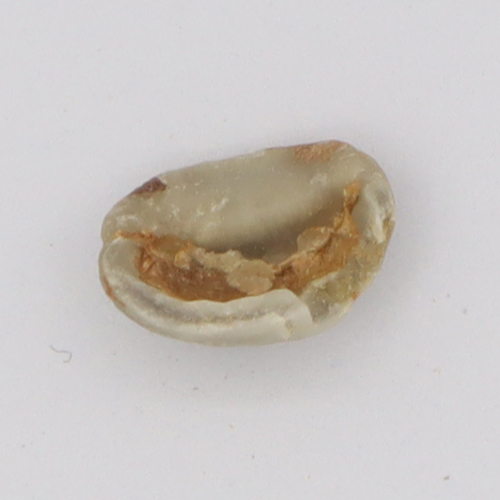
#> input picture data/training dataset/Broken/Broken_01.jpg, 500 x 500 px
$ python -i preprocessing.py   (imports and definitions only)
#> lines starting #> are read from the running program, lines starting #| are printed output that depends on the picture; after the words box and inside, x2 and y2 are one past the last pixel; in counts of white or black regions, pixels touching at a corner belong together
import cv2
import numpy as np

def load_and_convert(image_array):
    """M1: Konversi input ke format RGB yang sesuai"""
    if len(image_array.shape) == 2:
        img_rgb = cv2.cvtColor(image_array, cv2.COLOR_GRAY2RGB)
    elif image_array.shape[2] == 4:
        img_rgb = cv2.cvtColor(image_array, cv2.COLOR_RGBA2RGB)
    else:
        img_rgb = image_array.copy()
    return img_rgb

def downsample_image(image_array, target_size=(224, 224), interpolation_method="Area-based"):
    """M2: Resize gambar untuk konsistensi koordinat fitur"""
#> called with target_size = (224, 224), interpolation_method = 'Area-based'
    interp_dict = {
        "Nearest Neighbor": cv2.INTER_NEAREST,
        "Bilinear interpolation": cv2.INTER_LINEAR,
        "Bicubic interpolation": cv2.INTER_CUBIC,
        "Area-based": cv2.INTER_AREA,
        "Lanczos": cv2.INTER_LANCZOS4,
    }
    cv2_interp = interp_dict.get(interpolation_method, cv2.INTER_AREA)
    img_resized = cv2.resize(image_array, target_size, interpolation=cv2_interp)
    return img_resized

def rgb_to_grayscale(image_array):
    """M3: Konversi RGB ke Grayscale"""
    if len(image_array.shape) == 3:
        img_gray = cv2.cvtColor(image_array, cv2.COLOR_RGB2GRAY)
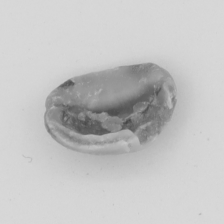
#> img_gray: shape (224, 224); min 69, max 217, mean 196.2
    else:
        img_gray = image_array.copy()
    return img_gray

def apply_gaussian_blur(gray_image, kernel_size=(5, 5)):
    """M3: Reduksi Noise dengan Gaussian Blur"""
#> called with kernel_size = (5, 5)
    if kernel_size[0] % 2 == 0:
        kernel_size = (kernel_size[0] + 1, kernel_size[1] + 1)
    img_blur = cv2.GaussianBlur(gray_image, kernel_size, 0)
    return img_blur

def apply_threshold(gray_image, method='otsu'):
    """M3: Thresholding untuk Segmentasi Biji"""
#> called with method = 'otsu'
    if method == 'otsu':
        # THRESH_BINARY_INV digunakan jika background lebih terang dari biji
        _, binary = cv2.threshold(gray_image, 0, 255, cv2.THRESH_BINARY_INV + cv2.THRESH_OTSU)
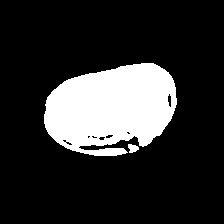
#> binary: shape (224, 224); 18.2% white; 2 white regions, box (x1, y1, x2, y2) and area: (44, 63, 177, 156) 9082, (128, 144, 139, 153) 70
    else:
        _, binary = cv2.threshold(gray_image, 127, 255, cv2.THRESH_BINARY_INV)
    return binary

def preprocess_pipeline(image_array, target_size=(224, 224), blur_kernel=(5, 5),
                        threshold_method='otsu', interpolation_method="Area-based"):
    """
    Menjalankan preprocessing dengan satu jalur ukuran (Single-Scale Pipeline)
    agar koordinat kontur sinkron dengan koordinat warna.
    """
    # 1. Load Original
    img_original = load_and_convert(image_array)

    # 2. Downsample (PENTING: Semua proses fitur pakai ukuran ini)
    img_rgb = downsample_image(img_original, target_size, interpolation_method)

    # 3. Grayscale & Blur
    img_gray = rgb_to_grayscale(img_rgb)
    img_blur = apply_gaussian_blur(img_gray, blur_kernel)

    # 4. Binary
    img_binary = apply_threshold(img_blur, threshold_method)

    results = {
        'rgb': img_rgb,           # Digunakan untuk tampilan UI & K-Means
        'gray': img_gray,         # Digunakan untuk mean_intensity
        'blur': img_blur,         # Digunakan untuk Canny/Hough Lines
        'binary': img_binary,     # Digunakan untuk Kontur & Morphologi
        'original_rgb': img_original, # Hanya untuk preview kualitas tinggi
        'target_size': target_size
    }

    return results

>>> import cv2
>>> picture = cv2.cvtColor(cv2.imread('../data/training dataset/Broken/Broken_01.jpg'), cv2.COLOR_BGR2RGB)
>>> result = preprocess_pipeline(picture)
#> result = 6 items

$ run again, on data/training dataset/Broken/Broken_02.jpg
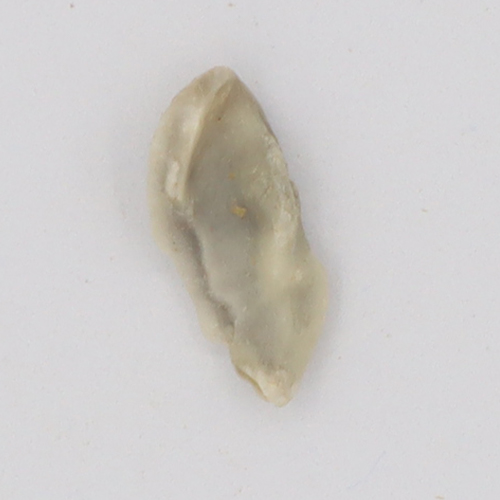
#> input picture data/training dataset/Broken/Broken_02.jpg, 500 x 500 px
#> in rgb_to_grayscale, `img_gray = cv2.cvtColor(image_array, cv2.COLOR_RGB2GRAY)`:
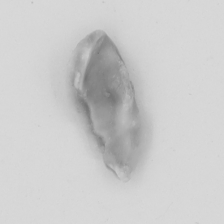
#> img_gray: shape (224, 224); min 114, max 218, mean 203.9
#> in apply_threshold, `_, binary = cv2.threshold(gray_image, 0, 255, cv2.THRESH_BINARY_INV + ..`:
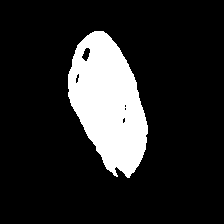
#> binary: shape (224, 224); 15.2% white; 1 white region, box (x1, y1, x2, y2) and area: (68, 31, 148, 178) 7608
#> result = 6 items

$ run again, on data/training dataset/Broken/Broken_03.jpg
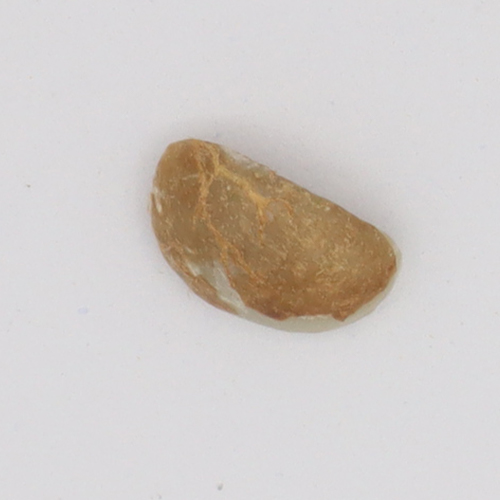
#> input picture data/training dataset/Broken/Broken_03.jpg, 500 x 500 px
#> in rgb_to_grayscale, `img_gray = cv2.cvtColor(image_array, cv2.COLOR_RGB2GRAY)`:
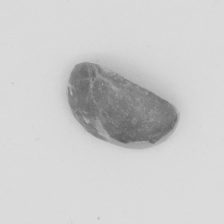
#> img_gray: shape (224, 224); min 93, max 221, mean 204.6
#> in apply_threshold, `_, binary = cv2.threshold(gray_image, 0, 255, cv2.THRESH_BINARY_INV + ..`:
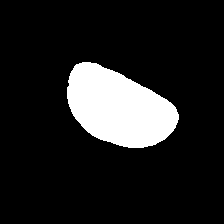
#> binary: shape (224, 224); 13% white; 1 white region, box (x1, y1, x2, y2) and area: (67, 62, 179, 148) 6516
#> result = 6 items

$ run again, on data/training dataset/Broken/Broken_06.jpg
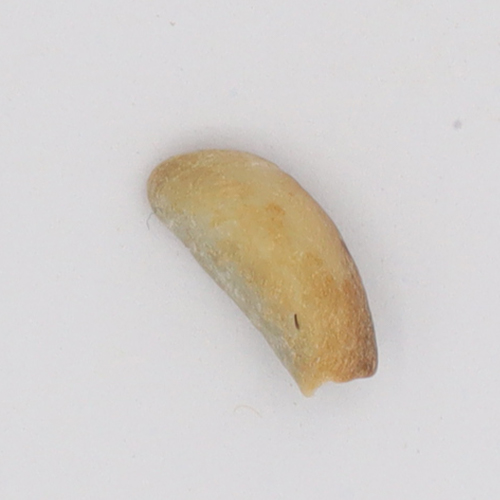
#> input picture data/training dataset/Broken/Broken_06.jpg, 500 x 500 px
#> in rgb_to_grayscale, `img_gray = cv2.cvtColor(image_array, cv2.COLOR_RGB2GRAY)`:
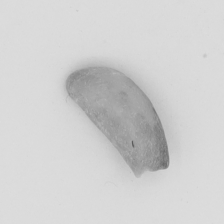
#> img_gray: shape (224, 224); min 92, max 222, mean 208.3
#> in apply_threshold, `_, binary = cv2.threshold(gray_image, 0, 255, cv2.THRESH_BINARY_INV + ..`:
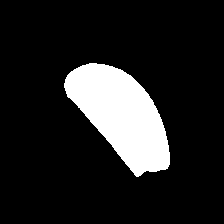
#> binary: shape (224, 224); 13.7% white; 1 white region, box (x1, y1, x2, y2) and area: (64, 63, 170, 177) 6868
#> result = 6 items
